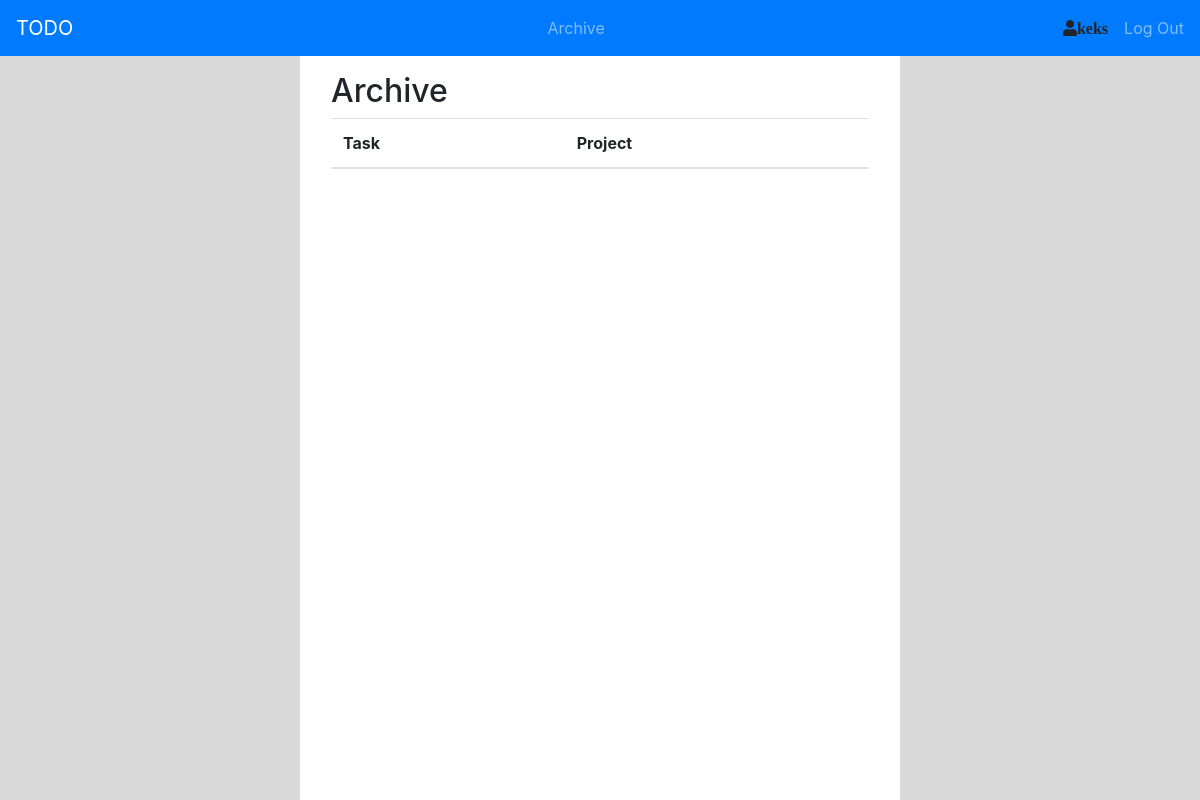
Page /archive/ (signed in) on the earlier database version.
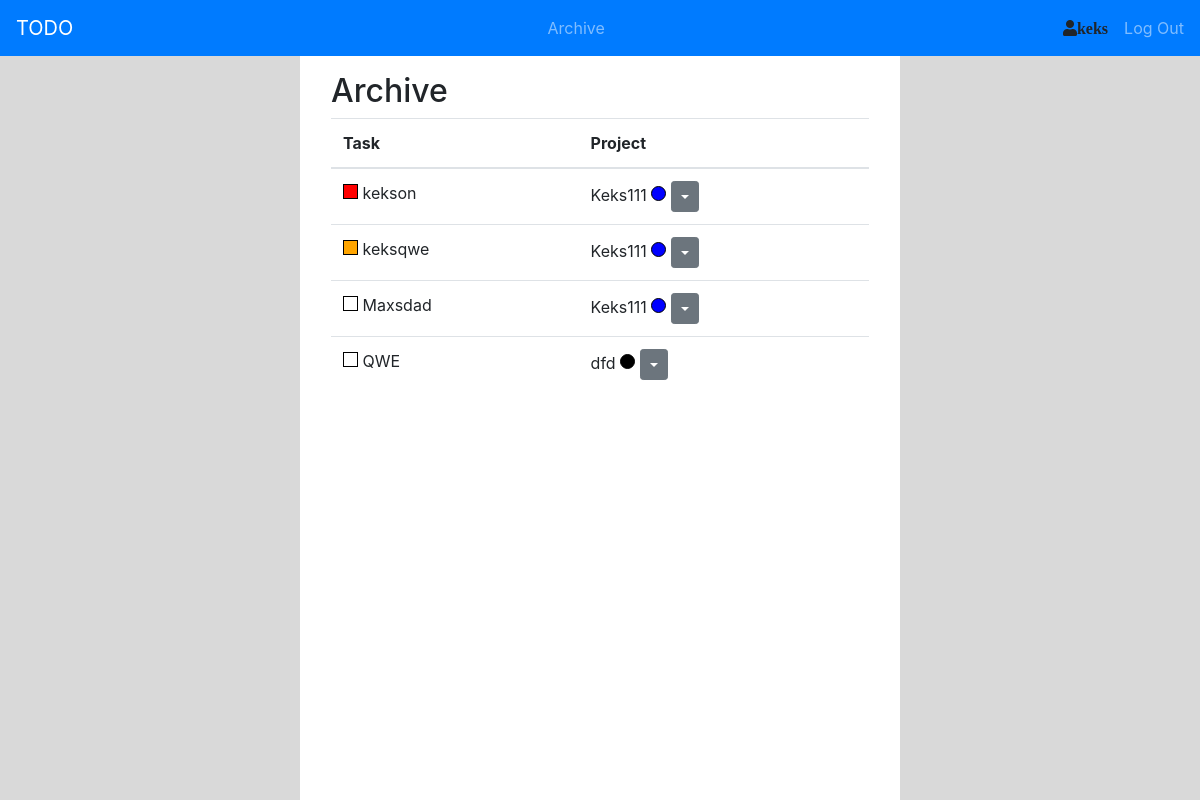
Same page on the later database version.
### todo_app/models.py (models this page shows, shortened)
class Task(models.Model):
    LOW = 3
    MID = 2
    HIGH = 1
    CHOICES_OF_PRIORITY = (
        (LOW, 'Low'),
        (MID, 'Mid'),
        (HIGH, 'High')
    )
    name = models.CharField(max_length=30)
    priority = models.PositiveSmallIntegerField(choices=CHOICES_OF_PRIORITY, default=LOW)
    date_until = models.DateTimeField()
    status = models.CharField(max_length=4, blank=True)
    project = models.ForeignKey(Project, on_delete=models.CASCADE)
    class Meta:
        ordering = ['priority']

class Project(models.Model):
    name = models.CharField(max_length=20)
    colour = models.CharField(max_length=7)
    slug = models.SlugField(max_length=30, unique=True, blank=True)
    user = models.ForeignKey(User, on_delete=models.CASCADE)
    class Meta:
        unique_together = ('name', 'colour', 'user')
    def __str__(self):
        return self.name

### todo_app/views.py (the view)
# urls.py: path('archive/', archive, name='archive_url'),
@login_required
def archive(request):
    tasks = Task.objects.filter(project__user=request.user,
                                status='done')
    context = {
        'redirect_url': 'archive_url',
        'tasks': tasks,
        'title': 'Archive'
    }
    return render(request, 'todo_app/archive.html', context=context)

### todo_app/templates/todo_app/archive.html
{% extends 'todo_app/todo_base.html' %}
{% block center-block %}
    {% include 'todo_app/includes/center_block_archive.html' %}
{% endblock %}

### todo_app/templates/todo_app/includes/center_block_archive.html (shortened to what this page needs)
                <div class="m-3">
                    <h2>Archive</h2>
                    <table class="table">
                        <thead>
                        <tr>
                            <th scope="col">Task</th>
                            <th scope="col">Project</th>
                        </tr>
                        </thead>
                        <tbody>
                        {% for task in tasks %}
                            <tr>
                                <td>
                                    <div class="priority-square" style="background:{% if task.priority == 1 %}red{% elif task.priority == 2 %}orange{% elif task.priority == 3 %}white{% endif %}"></div>
                                    {{ task.name }}
                                </td>
                                <td>
                                    {{ task.project }}
                                    <div class="project-circle" style="background: {{ task.project.colour }}"></div>
                                    <button type="button" class="btn btn-sm btn-secondary dropdown-toggle dropdown-toggle-split" data-toggle="dropdown" aria-haspopup="true" aria-expanded="false" >
                                    </button>
                                </td>
                            </tr>
                        {% endfor %}
                        </tbody>
                    </table>
                </div>

Differences in the rows shown:
now on this page (row edited): Task: priority 1 (drawn), name "kekson", project "Keks111"
added Task: priority 2 (drawn), name "keksqwe", project "Keks111"
now on this page (row edited): Task: priority 3 (drawn), name "Maxsdad", project "Keks111"
added Task: priority 3 (drawn), name "QWE", project "dfd"
